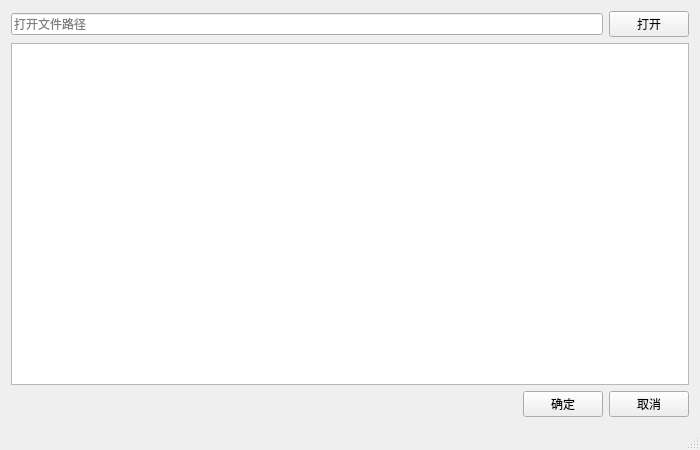
<?xml version="1.0" encoding="UTF-8"?>
<ui version="4.0">
 <class>MainWindow</class>
 <widget class="QMainWindow" name="MainWindow">
  <property name="geometry">
   <rect>
    <x>0</x>
    <y>0</y>
    <width>700</width>
    <height>450</height>
   </rect>
  </property>
  <property name="minimumSize">
   <size>
    <width>700</width>
    <height>450</height>
   </size>
  </property>
  <property name="maximumSize">
   <size>
    <width>700</width>
    <height>450</height>
   </size>
  </property>
  <property name="windowTitle">
   <string>RecordsIO</string>
  </property>
  <widget class="QWidget" name="centralWidget">
   <layout class="QVBoxLayout" name="verticalLayout">
    <item>
     <layout class="QHBoxLayout" name="horizontalLayout">
      <item>
       <widget class="QLineEdit" name="le_input">
        <property name="placeholderText">
         <string>打开文件路径</string>
        </property>
       </widget>
      </item>
      <item>
       <widget class="QPushButton" name="btn_open">
        <property name="text">
         <string>打开</string>
        </property>
       </widget>
      </item>
     </layout>
    </item>
    <item>
     <widget class="QTableView" name="tableView"/>
    </item>
    <item>
     <layout class="QHBoxLayout" name="horizontalLayout_2">
      <item>
       <spacer name="horizontalSpacer">
        <property name="orientation">
         <enum>Qt::Horizontal</enum>
        </property>
        <property name="sizeHint" stdset="0">
         <size>
          <width>40</width>
          <height>20</height>
         </size>
        </property>
       </spacer>
      </item>
      <item>
       <widget class="QPushButton" name="btn_ok">
        <property name="text">
         <string>确定</string>
        </property>
       </widget>
      </item>
      <item>
       <widget class="QPushButton" name="btn_cancel">
        <property name="text">
         <string>取消</string>
        </property>
       </widget>
      </item>
     </layout>
    </item>
   </layout>
  </widget>
  <widget class="QMenuBar" name="menuBar">
   <property name="geometry">
    <rect>
     <x>0</x>
     <y>0</y>
     <width>700</width>
     <height>26</height>
    </rect>
   </property>
  </widget>
  <widget class="QStatusBar" name="statusBar"/>
 </widget>
 <layoutdefault spacing="6" margin="11"/>
 <resources/>
 <connections/>
</ui>
